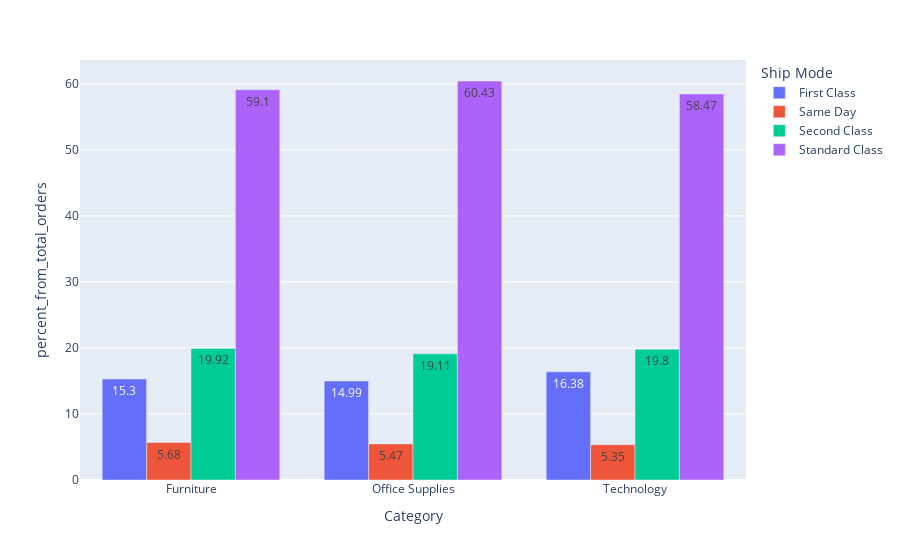

The notebook cell saved with this chart:
### Code cell
fig= px.bar(temp, x= 'Category', y= 'percent_from_total_orders', barmode="group", color = 'Ship Mode', text= 'percent_from_total_orders')
fig.show()

### Figure 1 — Plotly figure (JSON) as saved in the notebook; plotly's stock layout.template omitted (floating-point values rounded to 4 significant figures)
{"data": [{"alignmentgroup": "True", "hovertemplate": "Ship Mode=First Class<br>Category=%{x}<br>percent_from_total_orders=%{text}<extra></extra>", "legendgroup": "First Class", "marker": {"color": "#636efa", "pattern": {"shape": ""}}, "name": "First Class", "offsetgroup": "First Class", "orientation": "v", "showlegend": true, "text": ["15.3", "14.99", "16.38"], "textposition": "auto", "type": "bar", "x": ["Furniture", "Office Supplies", "Technology"], "xaxis": "x", "y": [15.3, 14.99, 16.38], "yaxis": "y"}, {"alignmentgroup": "True", "hovertemplate": "Ship Mode=Same Day<br>Category=%{x}<br>percent_from_total_orders=%{text}<extra></extra>", "legendgroup": "Same Day", "marker": {"color": "#EF553B", "pattern": {"shape": ""}}, "name": "Same Day", "offsetgroup": "Same Day", "orientation": "v", "showlegend": true, "text": ["5.68", "5.47", "5.35"], "textposition": "auto", "type": "bar", "x": ["Furniture", "Office Supplies", "Technology"], "xaxis": "x", "y": [5.68, 5.47, 5.35], "yaxis": "y"}, {"alignmentgroup": "True", "hovertemplate": "Ship Mode=Second Class<br>Category=%{x}<br>percent_from_total_orders=%{text}<extra></extra>", "legendgroup": "Second Class", "marker": {"color": "#00cc96", "pattern": {"shape": ""}}, "name": "Second Class", "offsetgroup": "Second Class", "orientation": "v", "showlegend": true, "text": ["19.92", "19.11", "19.8"], "textposition": "auto", "type": "bar", "x": ["Furniture", "Office Supplies", "Technology"], "xaxis": "x", "y": [19.92, 19.11, 19.8], "yaxis": "y"}, {"alignmentgroup": "True", "hovertemplate": "Ship Mode=Standard Class<br>Category=%{x}<br>percent_from_total_orders=%{text}<extra></extra>", "legendgroup": "Standard Class", "marker": {"color": "#ab63fa", "pattern": {"shape": ""}}, "name": "Standard Class", "offsetgroup": "Standard Class", "orientation": "v", "showlegend": true, "text": ["59.1", "60.43", "58.47"], "textposition": "auto", "type": "bar", "x": ["Furniture", "Office Supplies", "Technology"], "xaxis": "x", "y": [59.1, 60.43, 58.47], "yaxis": "y"}], "layout": {"barmode": "group", "legend": {"title": {"text": "Ship Mode"}, "tracegroupgap": 0}, "margin": {"t": 60}, "xaxis": {"anchor": "y", "domain": [0, 1], "title": {"text": "Category"}}, "yaxis": {"anchor": "x", "domain": [0, 1], "title": {"text": "percent_from_total_orders"}}}}
